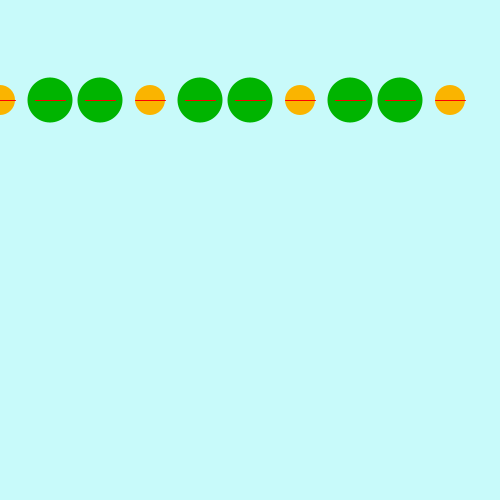
Frame 1 (no input)
Frame 60 (the mouse pressed at the canvas centre just before this capture): identical to frame 1, image omitted
Frame 120 (the mouse held since frame 60 and released just before this capture): identical to frame 1, image omitted

The Processing sketch that drew this single still picture (run headless with seeded random() and noise(); from frame 60 on, the mouse is pressed at the canvas centre):

// Processing sketch: funciones_forLoop_modulo
// ── funciones_forLoop_modulo.pde
int nDibujos = 10;

void setup() {
  size(500, 500);
}

void draw() {
  background(200, 250, 250);
  smooth();
  //  dibujar(30, 200, 30, 30);

  for (int i=0; i<nDibujos; i++) {

    if (i%3==0) {
      dibujarA(50*i, 100, 30, 30);
    } else {
      dibujarB(50*i, 100, 30, 30);
    }
  }
}

void dibujarA(float posX, float posY, float sizeX, float sizeY) {

  fill(250, 180, 0);
  noStroke();
  ellipse(posX, posY, sizeX, sizeY);

  stroke(255, 0, 0);
  line(posX-sizeX/2, posY, posX + sizeX/2, posY);
}

void dibujarB(float posX, float posY, float sizeX, float sizeY) {

  fill(0, 180, 0);
  noStroke();
  ellipse(posX, posY, sizeX*1.5, sizeY*1.5);

  stroke(255, 0, 0);
  line(posX-sizeX/2, posY, posX + sizeX/2, posY);
}
